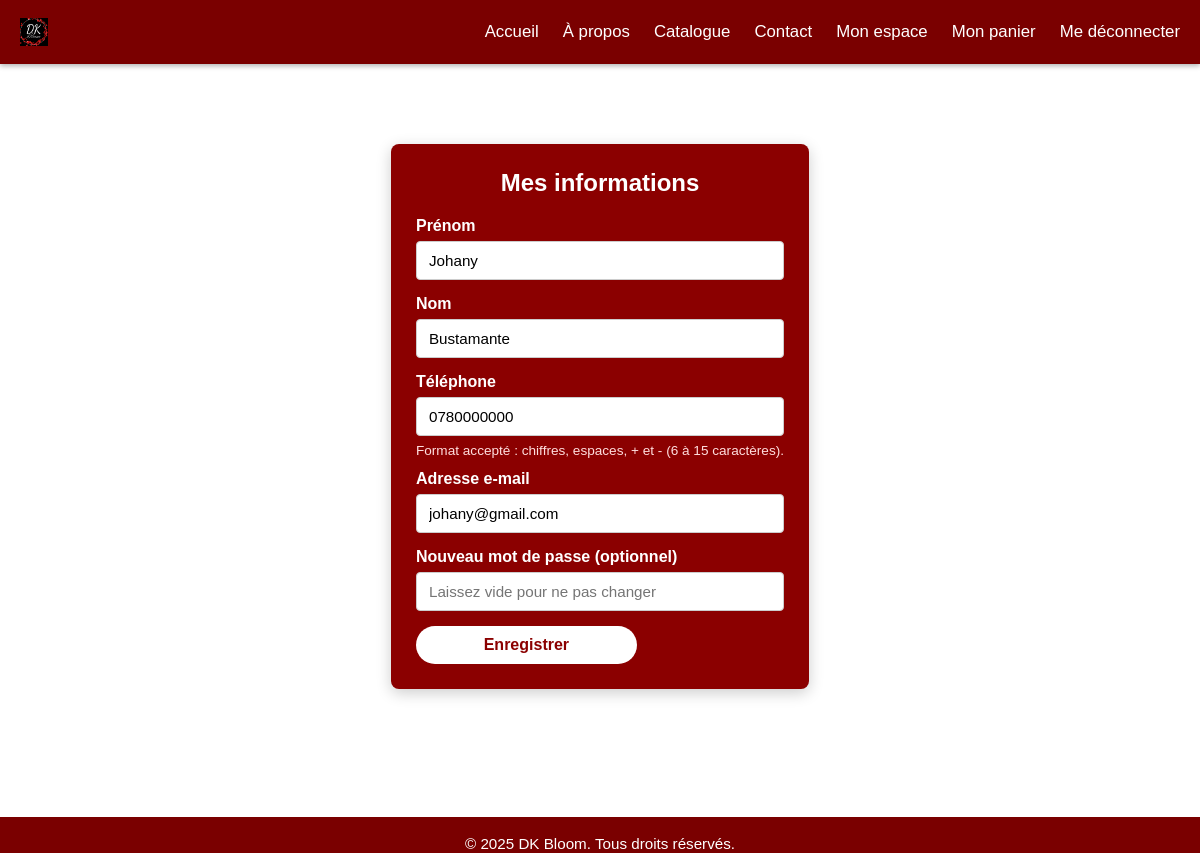
Page /pages/interface_info_client.php (signed in) on the committed database.
### tables this page shows
CREATE TABLE `PERSONNE` (
                            `PER_ID`      BIGINT PRIMARY KEY AUTO_INCREMENT,
                            `PER_NOM`     VARCHAR(50) NOT NULL,
                            `PER_PRENOM`  VARCHAR(30) NOT NULL,
                            `PER_EMAIL`   VARCHAR(50) NOT NULL,
                            `PER_MDP`     VARCHAR(100) NOT NULL,
                            `PER_NUM_TEL` CHAR(10) NOT NULL,
                            CONSTRAINT `UK_PERSONNE_EMAIL` UNIQUE (`PER_EMAIL`),
                            CONSTRAINT `UK_PERSONNE_TEL`   UNIQUE (`PER_NUM_TEL`)
);

### pages/interface_info_client.php (the view, shortened to what this page needs)
<?php
require_once __DIR__ . '/../database/config/connexionBDD.php';
if (!isset($BASE)) {
    $dir  = rtrim(dirname($_SERVER['PHP_SELF'] ?? $_SERVER['SCRIPT_NAME']), '/\\');
    $BASE = ($dir === '' || $dir === '.') ? '/' : $dir . '/';
}
$perId = (int) $_SESSION['per_id'];
$stmt = $pdo->prepare("SELECT PER_NOM, PER_PRENOM, PER_EMAIL, PER_NUM_TEL FROM PERSONNE WHERE PER_ID = :id");
$stmt->execute(['id' => $perId]);
$user = $stmt->fetch(PDO::FETCH_ASSOC);
?>
<!DOCTYPE html>
<html lang="fr">
<head>
    <link rel="stylesheet" href="<?= $BASE ?>css/style_header_footer.css">
    <link rel="stylesheet" href="<?= $BASE ?>css/style_connexion_inscription.css">
    <link rel="stylesheet" href="<?= $BASE ?>css/style_info_client.css">
</head>
<body>
<?php include __DIR__ . '/includes/header.php'; ?>
<main class="container">
    <div class="conteneur_form">
        <h2>Mes informations</h2>
        <form action="" method="POST" novalidate>
            <label for="firstname">Prénom</label>
            <input type="text" id="firstname" name="firstname" required
                   value="<?= htmlspecialchars($user['PER_PRENOM'] ?? '') ?>" placeholder="Votre prénom">
            <label for="lastname">Nom</label>
            <input type="text" id="lastname" name="lastname" required
                   value="<?= htmlspecialchars($user['PER_NOM'] ?? '') ?>" placeholder="Votre nom">
            <label for="phone">Téléphone</label>
            <input type="tel" id="phone" name="phone"
                   value="<?= htmlspecialchars($user['PER_NUM_TEL'] ?? '') ?>"
                   placeholder="078 212 56 78" pattern="[0-9\s\-+]{6,15}">
            <div class="hint">Format accepté : chiffres, espaces, + et - (6 à 15 caractères).</div>
            <label for="email">Adresse e-mail</label>
            <input type="email" id="email" name="email" required
                   value="<?= htmlspecialchars($user['PER_EMAIL'] ?? '') ?>" placeholder="exemple@mail.com">
            <label for="password">Nouveau mot de passe (optionnel)</label>
            <input type="password" id="password" name="password" placeholder="Laissez vide pour ne pas changer">
            <input type="submit" value="Enregistrer">
        </form>
    </div>
</main>
<?php include __DIR__ . '/includes/footer.php'; ?>
</body>
</html>

### pages/css/style_header_footer.css (style rules this page uses)
:root { --brand:#7a0000; --container:1200px; --header-h:64px; }
* { margin:0;padding:0;box-sizing:border-box }
html,body { height:100% }
body { min-height:100%; display:flex; flex-direction:column; font-family:Arial, sans-serif; padding-top:var(--header-h); }
main { flex:1 }
.container { max-width:var(--container);margin:0 auto;padding:0 16px }

### pages/css/style_connexion_inscription.css (style rules this page uses)
.conteneur_form { width: 400px; margin: 80px auto; padding: 25px; background-color: darkred; border-radius: 8px; box-shadow: 0 4px 15px rgba(0,0,0,0.2); display: flex; flex-direction: column; align-items: center; }
.conteneur_form h2 { text-align: center; margin-bottom: 20px; color: #fff; font-size: 1.5rem; font-weight: bold; }
.conteneur_form label { display: block; margin-bottom: 6px; font-weight: bold; color: #fff; text-align: left; width: 100%; }
.conteneur_form input[type="text"], .conteneur_form input[type="email"], .conteneur_form input[type="password"], .conteneur_form input[type="tel"], .conteneur_form textarea { width: 100%; padding: 10px 12px; margin-bottom: 15px; border: 1px solid #ccc; border-radius: 4px; font-size: 0.95rem; box-sizing: border-box; }
.conteneur_form input[type="submit"] { width: 60%; padding: 10px; background-color: #fff; color: darkred; border: none; border-radius: 20px; cursor: pointer; font-weight: bold; font-size: 1rem; transition: background 0.3s, color 0.3s, transform 0.2s; }

### pages/css/style_info_client.css (style rules this page uses)
.conteneur_form { max-width: 520px; width: 100%; }
.hint { color:#ffdede; font-size:.85rem; margin-top:-8px; margin-bottom:12px; }

### rows in the picture
personne: firstname "Johany", lastname "Bustamante", phone "0780000000", email "johany@gmail.com"
